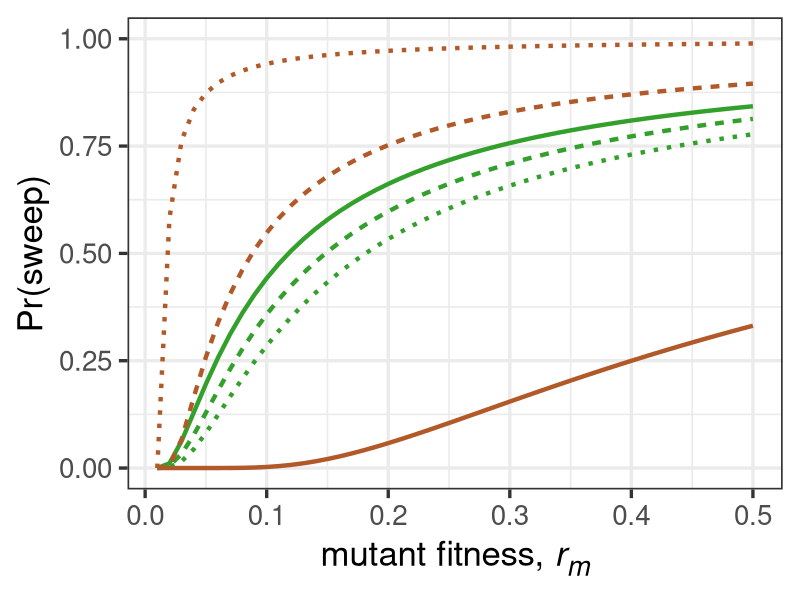
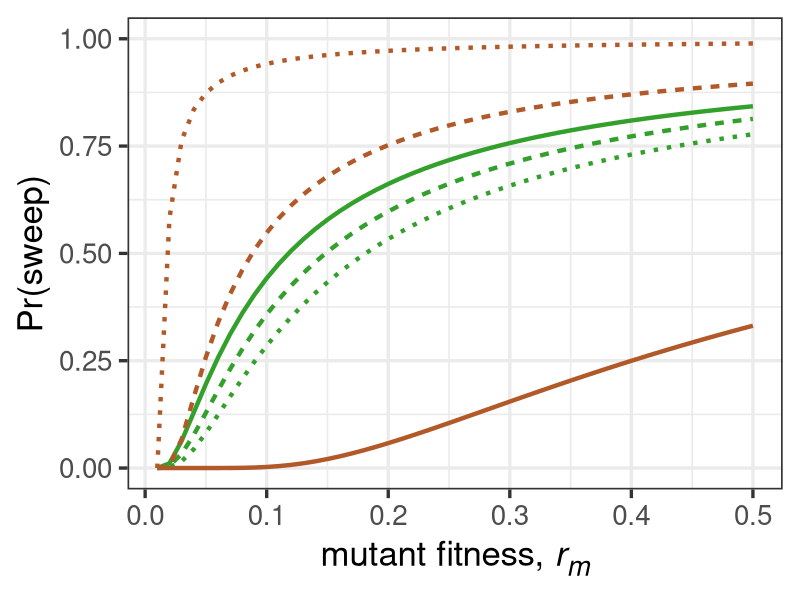

Reproduce these figures in R, in order.
# title: sweep probabilites for alternative growth laws
# author: alexander stein

library("tidyverse")
library("ggtext")
library("RColorBrewer")

pathtosave <- "~/Documents/GitHub/Sweeps-In-Space/Figures/Figure_3/figures/"

r_wt <- 0.01
r_m_1 <- 1:100*r_wt

chi = 0.95

p_exp1 <- r_m_1
p_exp2 <- r_m_1
p_exp3 <- r_m_1

j <-1
for (r_m in r_m_1){
  #r_m = r_m_1[j]
  
  ### PLot number 1
  u = 1e-4
  integrand <- function(t) {u*exp(r_wt*t -
                                    u/r_wt*
                                    exp( (r_wt*(r_m*t-log(1/chi-1)))/
                                           (r_m-r_wt) )
  )}
  sol <- integrate(integrand, lower = 0, upper = Inf)
  p_exp1[j] <- sol$value
  
  ### Plot number 2
  u = 1e-5
  integrand <- function(t) {u*exp(r_wt*t -
                                    u/r_wt*
                                    exp( (r_wt*(r_m*t-log(1/chi-1)))/
                                           (r_m-r_wt) )
  )}
  sol <- integrate(integrand, lower = 0, upper = Inf)
  p_exp2[j] <- sol$value
  
  ### Plot number 3
  u = 1e-6
  integrand <- function(t) {u*exp(r_wt*t -
                                    u/r_wt*
                                    exp( (r_wt*(r_m*t-log(1/chi-1)))/
                                           (r_m-r_wt) )
  )}
  sol <- integrate(integrand, lower = 0, upper = Inf)
  p_exp3[j] <- sol$value
  
  j <- j+1
}

### Plot Lenski formula
selCoefficient <- (r_m_1-r_wt)/r_wt
N0 = 50000
p_logistic1 <- exp(-1e-4*N0/selCoefficient*log(N0))
p_logistic2 <- exp(-1e-5*N0/selCoefficient*log(N0))
p_logistic3 <- exp(-1e-6*N0/selCoefficient*log(N0))

#xaxis <- s_m/s_wt
xaxis <- r_m_1 #/r_wt

#legend_1 <- "*µ=10<sup>-4*"
#legend_2 <- "*µ=10<sup>-5*"
#legend_3 <- "*µ=10<sup>-6*"

#lty <- t(c("solid", "22", "12"))
#colnames(lty) <- c(legend_1, legend_2, legend_3)

legend_1 <- "exponential growth"
legend_2 <- "fixed population size"

cols <- brewer.pal(12,"Paired")

lcol <- c(
  "exponential growth"     = cols[4],
  "fixed population size"  = cols[12]
)

ggplot() + 
  geom_line(aes(x=xaxis, y=p_exp1, color=legend_1), linewidth=1.5, linetype = "solid") +
  geom_line(aes(x=xaxis, y=p_exp2, color=legend_1), linewidth=1.5, linetype = "22") +
  geom_line(aes(x=xaxis, y=p_exp3, color=legend_1), linewidth=1.5, linetype = "12") +
  geom_line(aes(x=xaxis, y=p_logistic1, color=legend_2), linewidth=1.5, linetype = "solid") +
  geom_line(aes(x=xaxis, y=p_logistic2, color=legend_2), linewidth=1.5, linetype = "22") +
  geom_line(aes(x=xaxis, y=p_logistic3, color=legend_2), linewidth=1.5, linetype = "12") +
  #scale_linetype_manual(values = lty) +
  scale_color_manual(values = lcol, limits = c(legend_1, legend_2)) +
  labs(x="mutant fitness, *r<sub>m*", y="Pr(sweep)") +
  xlim(0.01,0.5) + ylim(0,1) +
  theme_bw(base_size = 25) +
  theme(axis.title.x = element_markdown(), axis.title.y = element_markdown(), 
        legend.position = c(0.74,0.48), legend.title = element_blank(),
        legend.text = element_markdown()) + theme(legend.position = "none")


fig <- ggplot() + 
  geom_line(aes(x=xaxis, y=p_exp1, color=legend_1), linewidth=1.5, linetype = "solid") +
  geom_line(aes(x=xaxis, y=p_exp2, color=legend_1), linewidth=1.5, linetype = "22") +
  geom_line(aes(x=xaxis, y=p_exp3, color=legend_1), linewidth=1.5, linetype = "12") +
  geom_line(aes(x=xaxis, y=p_logistic1, color=legend_2), linewidth=1.5, linetype = "solid") +
  geom_line(aes(x=xaxis, y=p_logistic2, color=legend_2), linewidth=1.5, linetype = "22") +
  geom_line(aes(x=xaxis, y=p_logistic3, color=legend_2), linewidth=1.5, linetype = "12") +
  #scale_linetype_manual(values = lty) +
  scale_color_manual(values = lcol, limits = c(legend_1, legend_2)) +
  labs(x="mutant fitness, *r<sub>m*", y="Pr(sweep)") +
  xlim(0.01,0.5) + ylim(0,1) +
  theme_bw(base_size = 25) +
  theme(axis.title.x = element_markdown(), axis.title.y = element_markdown(), 
        legend.position = c(0.74,0.48), legend.title = element_blank(),
        legend.text = element_markdown()) + theme(legend.position = "none")

a = 1.5
ggsave(paste(pathtosave,"SweepExp90.pdf"), fig, width = 4^a, height = 3^a)

leg <- cowplot::get_legend(
  fig + theme(
    legend.position = "right",
    legend.title = element_blank()
  )
)

ggsave(paste(pathtosave,"SweepExp90_leg.pdf"), leg, width = 4^a, height = 3^a)

